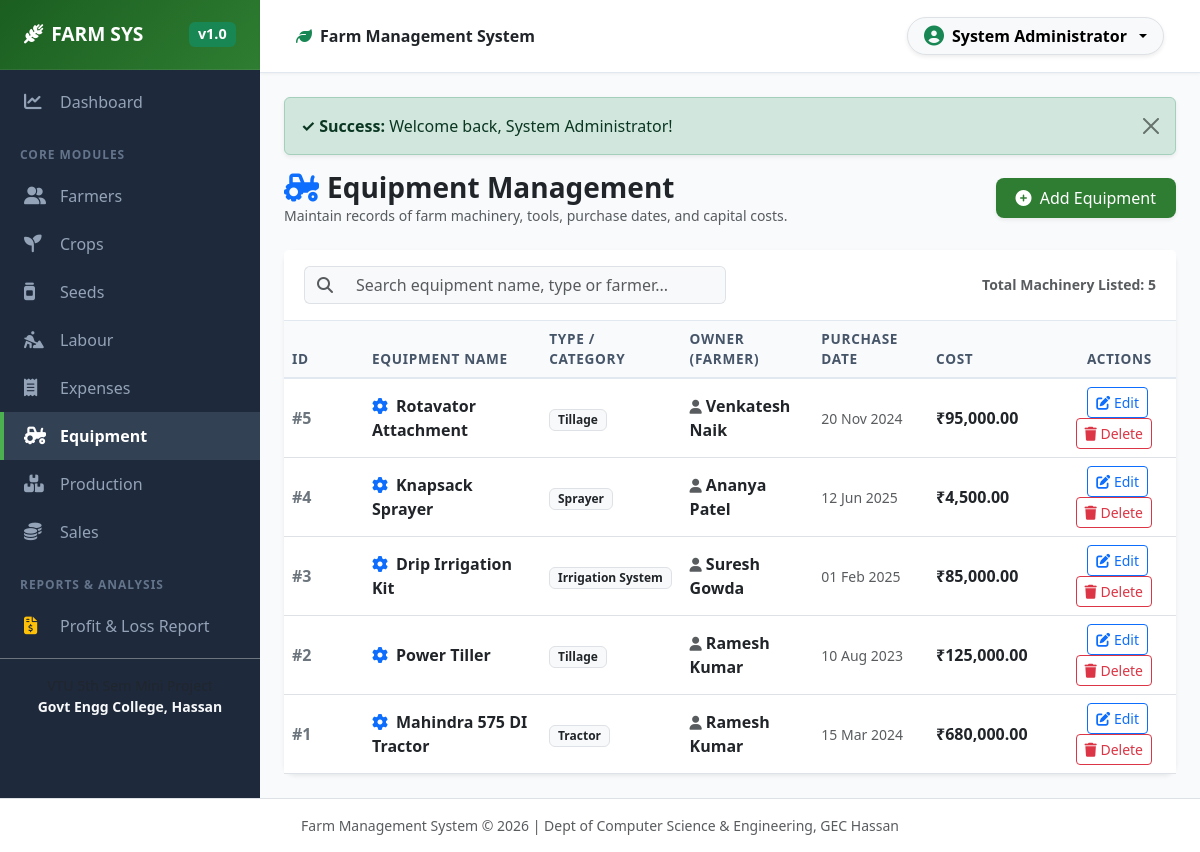
The page /modules/equipment/list.php (signed in) on the database its author committed.
### tables this page shows
CREATE TABLE IF NOT EXISTS `equipment` (
  `equipment_id` INT AUTO_INCREMENT PRIMARY KEY,
  `farmer_id` INT NOT NULL,
  `equipment_name` VARCHAR(100) NOT NULL,
  `type` VARCHAR(50) NOT NULL,
  `purchase_date` DATE NOT NULL,
  `cost` DECIMAL(10,2) NOT NULL,
  `created_at` TIMESTAMP DEFAULT CURRENT_TIMESTAMP,
  FOREIGN KEY (`farmer_id`) REFERENCES `farmer`(`farmer_id`) ON DELETE CASCADE
);

CREATE TABLE IF NOT EXISTS `farmer` (
  `farmer_id` INT AUTO_INCREMENT PRIMARY KEY,
  `name` VARCHAR(100) NOT NULL,
  `phone` VARCHAR(15) NOT NULL,
  `address` TEXT,
  `created_at` TIMESTAMP DEFAULT CURRENT_TIMESTAMP
);

### modules/equipment/list.php (the view, shortened to what this page needs)
<?php
require_once __DIR__ . '/../../includes/header.php';
$search = trim($_GET['search'] ?? '');
if (!empty($search)) {
    $stmt = $pdo->prepare("
        SELECT e.*, f.name as farmer_name
        FROM equipment e
        JOIN farmer f ON e.farmer_id = f.farmer_id
        WHERE e.equipment_name LIKE ? OR e.type LIKE ? OR f.name LIKE ?
        ORDER BY e.equipment_id DESC
    ");
    $stmt->execute(["%$search%", "%$search%", "%$search%"]);
} else {
    $stmt = $pdo->query("
        SELECT e.*, f.name as farmer_name
        FROM equipment e
        JOIN farmer f ON e.farmer_id = f.farmer_id
        ORDER BY e.equipment_id DESC
    ");
}
$equipments = $stmt->fetchAll();
?>
<div class="d-flex justify-content-between align-items-center mb-4">
    <div>
        <h3 class="fw-bold text-dark mb-0"><i class="fa-solid fa-tractor text-primary me-2"></i>Equipment Management</h3>
        <p class="text-muted small mb-0">Maintain records of farm machinery, tools, purchase dates, and capital costs.</p>
    </div>
    <a href="add.php" class="btn btn-farm shadow-sm">
        <i class="fa-solid fa-plus-circle me-1"></i> Add Equipment
    </a>
</div>
<div class="card shadow-sm border-0">
    <div class="card-header bg-white py-3">
        <div class="row align-items-center g-2">
            <div class="col-md-6">
                <form method="GET" action="list.php" class="d-flex gap-2">
                    <div class="input-group">
                        <span class="input-group-text bg-light border-end-0"><i class="fa-solid fa-magnifying-glass text-muted"></i></span>
                        <input type="text" id="tableSearchInput" name="search" class="form-control bg-light border-start-0" placeholder="Search equipment name, type or farmer..." value="<?= htmlspecialchars($search) ?>">
                    </div>
                </form>
            </div>
            <div class="col-md-6 text-md-end text-muted small">
                Total Machinery Listed: <strong><?= count($equipments) ?></strong>
            </div>
        </div>
    </div>
    <div class="card-body p-0">
        <div class="table-responsive">
            <table class="table table-hover table-searchable align-middle mb-0">
                <thead class="table-light">
                    <tr>
                        <th style="width: 80px;">ID</th>
                        <th>Equipment Name</th>
                        <th>Type / Category</th>
                        <th>Owner (Farmer)</th>
                        <th>Purchase Date</th>
                        <th>Cost</th>
                        <th class="text-end pe-4">Actions</th>
                    </tr>
                </thead>
                <tbody>
                    <?php if (empty($equipments)): ?>
                        <tr>
                            <td colspan="7" class="text-center py-4 text-muted">No equipment records found.</td>
                        </tr>
                    <?php else: ?>
                        <?php foreach ($equipments as $eq): ?>
                            <tr>
                                <td class="fw-bold text-secondary">#<?= $eq['equipment_id'] ?></td>
                                <td class="fw-bold text-dark">
                                    <i class="fa-solid fa-gear text-primary me-2"></i><?= htmlspecialchars($eq['equipment_name']) ?>
                                </td>
                                <td><span class="badge bg-light text-dark border"><?= htmlspecialchars($eq['type']) ?></span></td>
                                <td class="fw-semibold text-dark">
                                    <i class="fa-solid fa-user me-1 text-muted small"></i><?= htmlspecialchars($eq['farmer_name']) ?>
                                </td>
                                <td class="small text-muted"><?= format_date($eq['purchase_date']) ?></td>
                                <td class="fw-bold text-dark"><?= format_currency($eq['cost']) ?></td>
                                <td class="text-end pe-4">
                                    <a href="edit.php?id=<?= $eq['equipment_id'] ?>" class="btn btn-sm btn-outline-primary me-1" title="Edit Equipment">
                                        <i class="fa-solid fa-pen-to-square"></i> Edit
                                    </a>
                                    <a href="delete.php?id=<?= $eq['equipment_id'] ?>" class="btn btn-sm btn-outline-danger btn-delete-confirm" data-item="Equipment '<?= htmlspecialchars($eq['equipment_name']) ?>'" title="Delete Equipment">
                                        <i class="fa-solid fa-trash"></i> Delete
                                    </a>
                                </td>
                            </tr>
                        <?php endforeach; ?>
                    <?php endif; ?>
                </tbody>
            </table>
        </div>
    </div>
</div>
<?php require_once __DIR__ . '/../../includes/footer.php'; ?>

### assets/css/style.css (style rules this page uses)
:root { --primary-color: #2e7d32; --primary-dark: #1b5e20; --primary-light: #e8f5e9; --accent-color: #4caf50; --sidebar-bg: #1e293b; --sidebar-hover: #334155; --sidebar-text: #94a3b8; --bg-light: #f8fafc; --card-shadow: 0 4px 6px -1px rgba(0, 0, 0, 0.05), 0 2px 4px -1px rgba(0, 0, 0, 0.03); --hover-shadow: 0 10px 15px -3px rgba(0, 0, 0, 0.08), 0 4px 6px -2px rgba(0, 0, 0, 0.04); }
body { font-family: 'Segoe UI', system-ui, -apple-system, sans-serif; background-color: var(--bg-light); color: #334155; min-height: 100vh; }
.btn-farm { background-color: var(--primary-color); color: #ffffff; border: none; font-weight: 500; padding: 0.5rem 1.25rem; border-radius: 8px; transition: background-color 0.2s ease; }
.card { border: none; border-radius: 12px; box-shadow: var(--card-shadow); }
.card-header { background-color: #ffffff; border-bottom: 1px solid #e2e8f0; font-weight: 600; padding: 1rem 1.25rem; }
.table { vertical-align: middle; }
.table thead th { background-color: #f8fafc; color: #475569; font-weight: 600; font-size: 0.85rem; text-transform: uppercase; letter-spacing: 0.05em; border-bottom: 2px solid #e2e8f0; }

### rows shown on the page
equipment: equipment_id "5", equipment_name "Rotavator Attachment", type "Tillage", farmer.name "Venkatesh Naik", purchase_date "20 Nov 2024", cost "₹95,000.00"
equipment: equipment_id "4", equipment_name "Knapsack Sprayer", type "Sprayer", farmer.name "Ananya Patel", purchase_date "12 Jun 2025", cost "₹4,500.00"
equipment: equipment_id "3", equipment_name "Drip Irrigation Kit", type "Irrigation System", farmer.name "Suresh Gowda", purchase_date "01 Feb 2025", cost "₹85,000.00"
equipment: equipment_id "2", equipment_name "Power Tiller", type "Tillage", farmer.name "Ramesh Kumar", purchase_date "10 Aug 2023", cost "₹125,000.00"
equipment: equipment_id "1", equipment_name "Mahindra 575 DI Tractor", type "Tractor", farmer.name "Ramesh Kumar", purchase_date "15 Mar 2024", cost "₹680,000.00"

### other values the page prints
$_SESSION['full_name'] "System Administrator"
$flash['message'] "Welcome back, System Administrator!"
count($equipments) "5"
